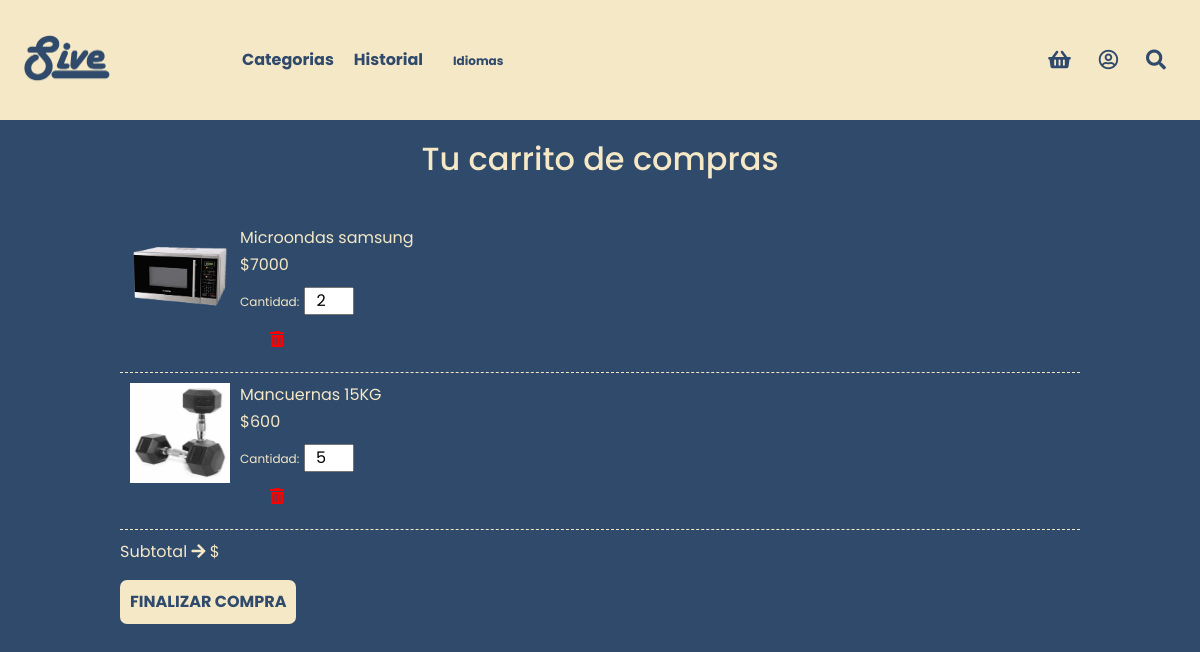
The page /carrito.php (signed in) on the database its author committed.
### tables this page shows
CREATE TABLE `carrito` (
  `IdProducto` int(11) NOT NULL,
  `correoElectronico` varchar(30) NOT NULL,
  `cantidad` int(11) DEFAULT 1
);

CREATE TABLE `producto` (
  `IdProducto` int(11) NOT NULL,
  `nombre` varchar(30) NOT NULL,
  `precio` int(9) NOT NULL,
  `descripcion` text NOT NULL,
  `uso` enum('nuevo','usado') DEFAULT 'nuevo',
  `stock` int(11) NOT NULL,
  `correoElectronico` varchar(30) NOT NULL,
  `estado` enum('1','0') NOT NULL DEFAULT '1',
  `IdCat` int(11) DEFAULT NULL
);

### db.php (called while the page is built, shortened)
<?php
function obtenerCantidadCarrito($conexion,$IdProducto,$correoElectronico){
    $sql = "SELECT * FROM carrito WHERE correoElectronico='".$correoElectronico."' AND IdProducto='".$IdProducto."' ";
    $resultado = $conexion->query($sql);
    if ($resultado->num_rows > 0) {
        $fila=$resultado->fetch_assoc();
        return $fila['cantidad'];
    }else {
        return 1;
    }
}
function obtenerProductosCarrito($conexion,$correoElectronico){
    $sql = "SELECT * from carrito C join producto P ON C.IdProducto=P.IdProducto WHERE C.correoElectronico = '".$correoElectronico."'";
    $productos = $conexion->query($sql);
    return $productos;
}
?>

### carrito.php (the view, shortened to what this page needs)
<!DOCTYPE html>
<html lang="en">
<head>
    <?php
    include('secciones/importes.php');
    ?>
    <link rel="stylesheet" href="css/carrito.css">
    <link rel="stylesheet" href="css/header.css">
</head>
<body>
    <?php
    include('secciones/header.php');
    ?>
    <div class="main">
    <h2 class="CarritoTitle">Tu carrito de compras</h2>
        <div class="carrito">
            <?php
            $conexion = abrirConexion();
            $carrito = obtenerProductosCarrito($conexion,$_SESSION['correoElectronico']);
            if ($carrito->num_rows<1) {
              echo "<h2 class='CarritoVacio'>No tiene productos en el carrito</h2>";
            }else{
            while ($fila = $carrito->fetch_assoc()) {
                $ruta = "productos/".$fila['IdProducto']."/";
                $images = glob($ruta . "/*");
                $image = $images[0];
                ?>
                <div class='product-cart'>
                        <div class='foto-producto'>
                        <a href='producto.php?IdProducto=<?php echo $fila['IdProducto']?>'>
                        <figure>
                            <img class='imagen-producto' src='<?php echo $image?>'>
                        </figure>
                        </a>
                        </div>
                        <div class='info-producto'>
                            <p class='nombreProducto'><?php echo $fila['nombre']?></p>
                            <p class='precio'>$<?php echo $fila['precio']?></p>
                            <div class='cantidad'>
                                <label for="<?php echo $fila['IdProducto']?>" class="cantidad-label">Cantidad: </label>
                                <input type="number" class="cantidad-input" id="<?php echo $fila['IdProducto']?>" onchange="actualizarCarrito(this.id)" name="cantidad" max='<?php echo $fila['stock']?>' min='1' required
                                value='<?php
                                echo obtenerCantidadCarrito($conexion,$fila['IdProducto'],$_SESSION['correoElectronico']);
                                ?>'><br>
                            </div>
                            <div class="eliminar">
                            <i id="<?php echo $fila['IdProducto']?>" class="fas fa-trash-alt" onclick="eliminarDeCarrito(this.id)"></i>
                            </div>
                        </div>
                </div>
            <?php
            }
                if ($carrito->num_rows > 0) {
                    echo "<div class='subtotalContainer'>";
                    echo "<p>Subtotal <i class='fas fa-arrow-right'></i> $<p id='subtotal'> </p></p>";
                    echo "</div>";
                    echo "<a href='finalizarCompra.php' class='finalizarCompraBoton'>FINALIZAR COMPRA</a>";
                }
            }
            ?>
        </div>
    </div>
</body>
</html>

### css/carrito.css (style rules this page uses)
.carrito { display: flex; flex-flow: column nowrap; width: 80%; margin: auto; padding-top: 30px; }
.product-cart { display: flex; flex-flow: row nowrap; margin: 10px 0px 0px 0px; padding-bottom: 10px; padding-right: 10px; padding-left: 10px; border-bottom: 1px dashed var(--primary); border-bottom-width: 1px; border-bottom-style: dashed; border-bottom-color: var(--primary); }
.nombreProducto { width: 50vw; text-overflow: ellipsis; overflow: hidden; white-space: nowrap; color: var(--primary); margin-bottom: 3px; }
.precio { color: var(--primary); margin-bottom: 10px; }
.foto-producto { width: 100px; height: 100px; margin-right: 10px; }
.imagen-producto { width: 100px; height: 100px; }
.cantidad-label { color: var(--primary); font-size: 1.5vh; }
.cantidad-input { text-align: center; width: 50px; }
.CarritoTitle { margin-top: 20px; text-align: center; color: var(--primary); }
.fa-trash-alt { color: red; }
.eliminar { margin-bottom:15px ; margin-left:30px ; display: flex; flex-flow: column-reverse; }
.subtotalContainer { display: flex; flex-flow: row; }
.subtotalContainer p { color: var(--primary); margin-top: 10px; }
.finalizarCompraBoton { font-weight: bold; display: flex; width: fit-content; text-decoration: none; color: var(--secondary); background-color: var(--primary); border-radius: 7px; padding: 10px; transition: ease-in-out 0.2s; }

### css/header.css (style rules this page uses)
:root { --primary: #F5E8C7; --secondary: #2f4a6b; }
* { margin: 0px; padding: 0px; box-sizing: border-box; text-decoration: none; font-family: 'Poppins'; }
.main { padding-top: 15vh; background-color: var(--secondary); min-height: 100vh; }

### rows shown on the page
carrito: shows a picture, IdProducto.nombre "Microondas samsung", IdProducto.precio "7000", cantidad "2"
carrito: shows a picture, IdProducto.nombre "Mancuernas 15KG", IdProducto.precio "600", cantidad "5"
